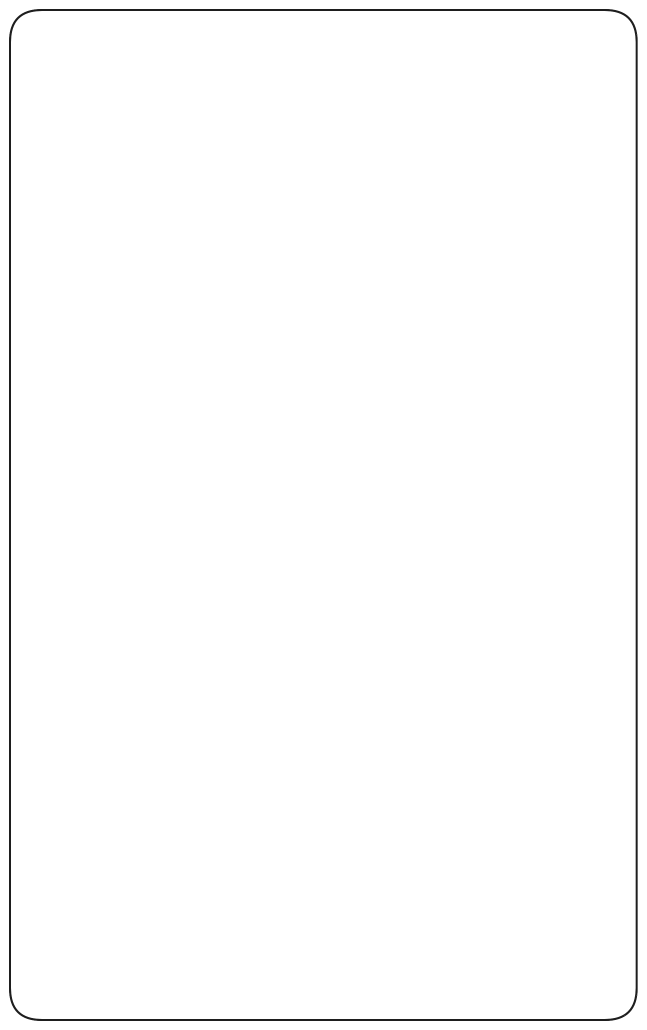
#> input picture Figure 1/plotdata/bg.png, 1939 x 3090 px (shown at 1/3 size)
$ python Figure_1.py
#> lines starting #> are read from the running program, lines starting #| are printed output that depends on the picture
#!/usr/bin/env python3
# -*- coding: utf-8 -*-
"""
Created on Tue Jul  8 12:58:11 2025

@author: robert
"""


import numpy as np

import matplotlib.pyplot as plt

import matplotlib.pylab as pylab
# import make_figure_data as mfd
# import matplotlib.image as img
import matplotlib as mpl
import matplotlib.image as img

savefig=0

params = {'legend.fontsize': 30,
          'figure.figsize': (12, 9),
          'axes.labelsize': 'x-large',
          'axes.titlesize': 20,
          'xtick.labelsize':20,
          'ytick.labelsize':20,
          'legend.title_fontsize':15}
pylab.rcParams.update(params)
mpl.rc('text', usetex = True)
mpl.rc('text.latex', preamble=r'\usepackage{amsmath}')


plt.figure()

ax8=plt.axes([0.62,-0.065,0.55,1.034])
motifnone=img.imread('bg.png')
#> motifnone is the input picture: shape (3090, 1939, 4) float32; mean R, G, B, A 0.991, 0.991, 0.991, 1
plt.imshow(motifnone)
plt.axis('off')
# [6 lines of commented-out code are left out]

ax1=plt.axes([0.03,0.55,0.62,0.5])
motifnone=img.imread('lower_glycolysis.png')
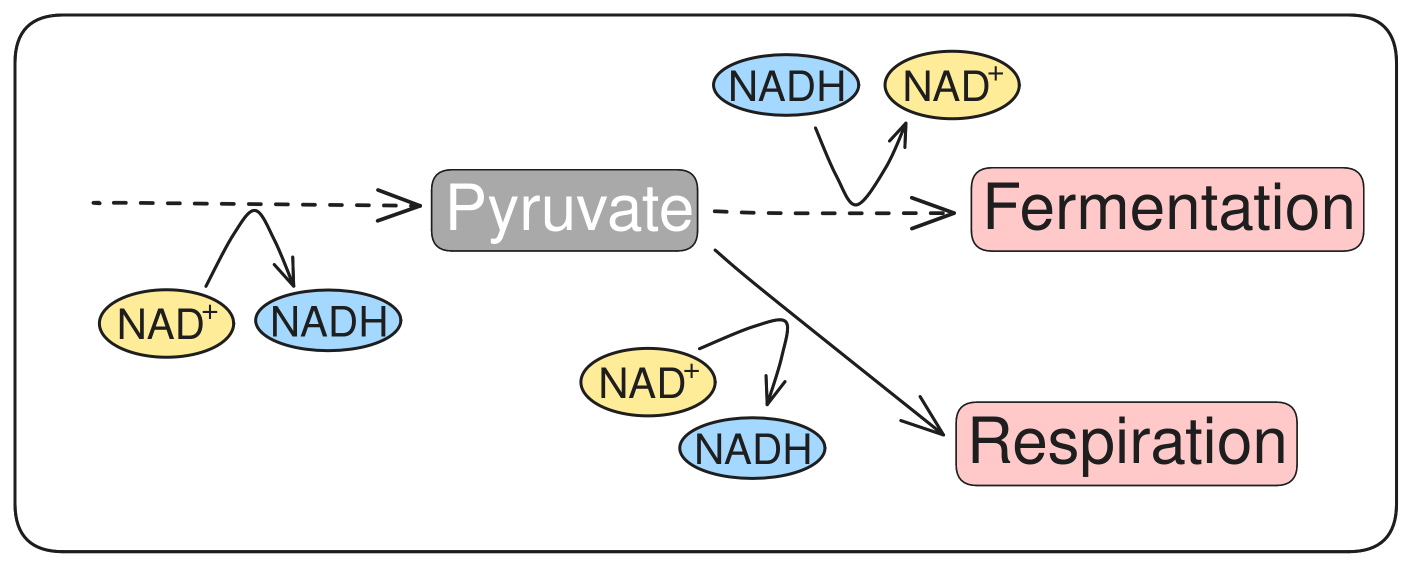
#> input picture Figure 1/plotdata/lower_glycolysis.png, 2823 x 1142 px (shown at 1/2 size)
#> motifnone is the input picture: shape (1142, 2823, 4) float32; mean R, G, B, A 0.937, 0.924, 0.921, 1
plt.imshow(motifnone)
plt.axis('off')

ax3=plt.axes([0.03,0.2,0.62,0.5])
plt.axis('off')
motifbranch=img.imread('upper_glycolysis.png')
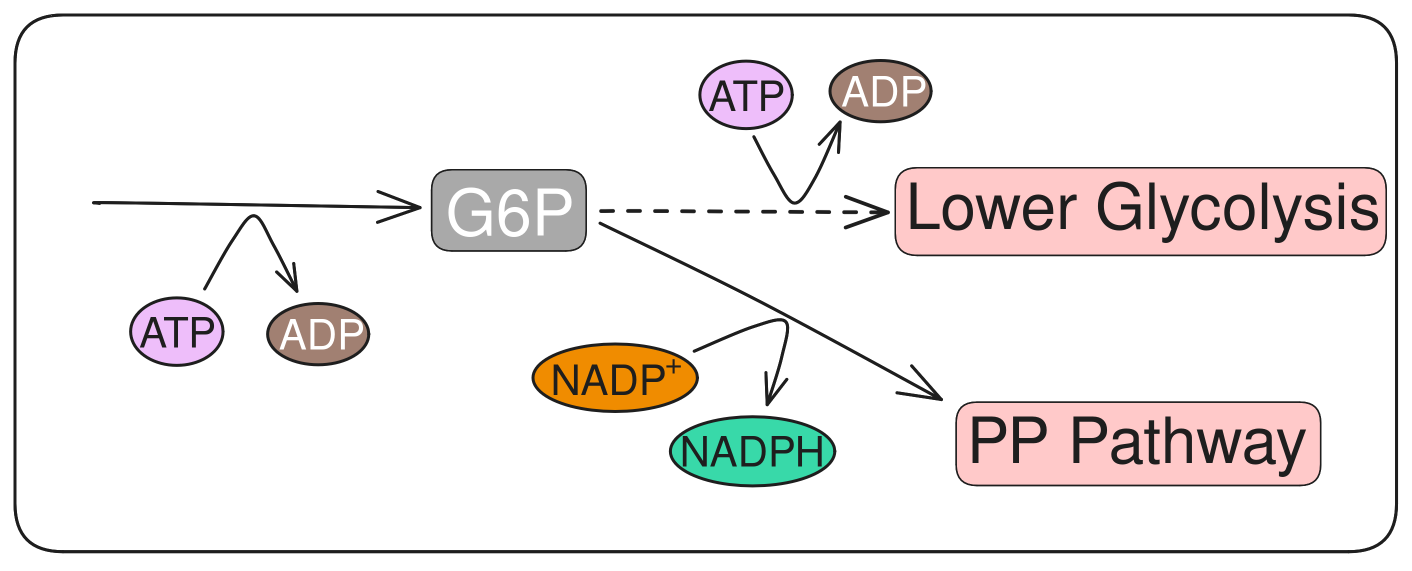
#> input picture Figure 1/plotdata/upper_glycolysis.png, 2823 x 1142 px (shown at 1/2 size)
#> motifbranch is the input picture: shape (1142, 2823, 4) float32; mean R, G, B, A 0.937, 0.917, 0.914, 1
plt.imshow(motifbranch)

ax3=plt.axes([0.03,-0.15,0.62,0.5])
plt.axis('off')
motifbranch=img.imread('ammonia_assimilation.png')
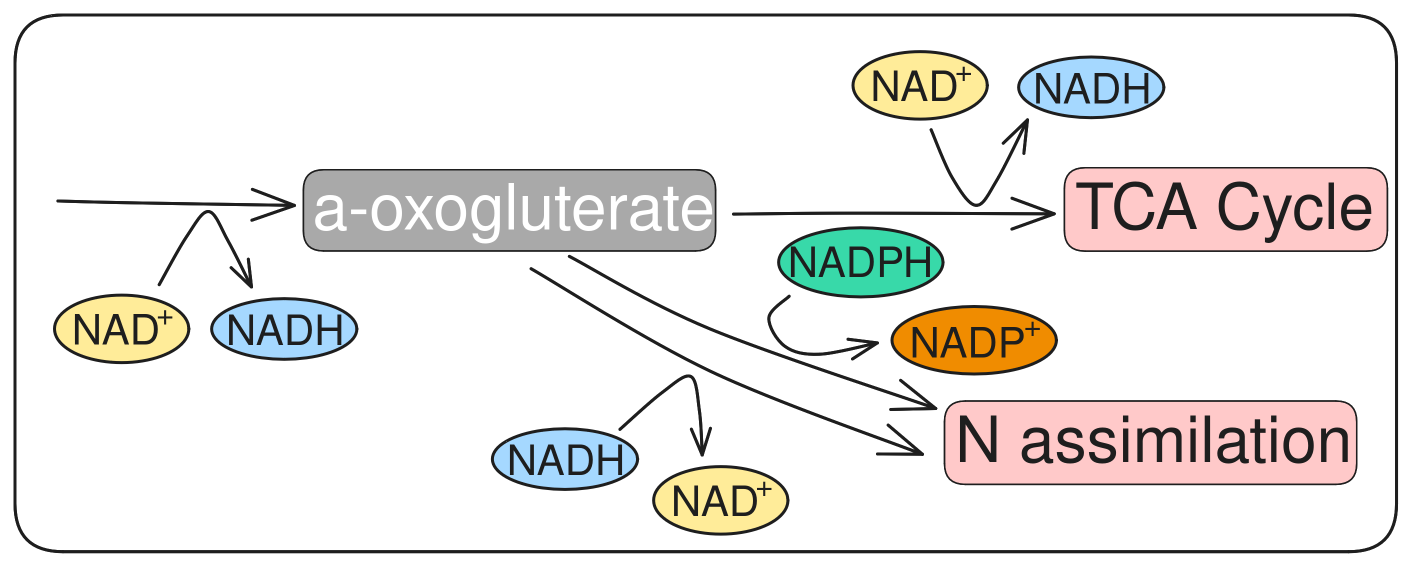
#> input picture Figure 1/plotdata/ammonia_assimilation.png, 2823 x 1142 px (shown at 1/2 size)
#> motifbranch is the input picture: shape (1142, 2823, 4) float32; mean R, G, B, A 0.917, 0.905, 0.895, 1
plt.imshow(motifbranch)

# [15 lines of commented-out code are left out]

def fmt(x):
    return '{:.0f}'.format(total*x/100)

def total(x):
    return np.sum(x)

ax4=plt.axes([0.62,0.62,0.3,0.3])
xlabs_cosub_y= ('NAD(H)','ATP','NADP(H)','Multiple')
# sizes_cyto=
sizes_cosub=np.array([10,83,16,29])
p, tx, autotexts=ax4.pie(sizes_cosub, autopct="",radius=0.7,
        colors=['deepskyblue', 'thistle', 'mediumseagreen','darkkhaki'],startangle=90,
        textprops={'size': 20})
for i, a in enumerate(autotexts):
    a.set_text("{}".format(sizes_cosub[i]))
    a.set_fontsize(20)
# ax4.text(-0.8,1.1,'Yeast Cytosol Branch Points',fontsize=30)
ax4.legend(p, xlabs_cosub_y,
          title='\\underline{Co-substrate Usage}',
          loc=(0.12,-0.5), fontsize=15)
#0.35
ax6=plt.axes([0.77,0.25,0.5,0.5])
xlabs_metabs_y=('Non-Branch','Branch with CR','Branch~Without CR')
# xlabs_metabs_y=('Non-Branch','Branch with \n Co-substrate Utilising \n Reactions (CR)','Branch~Without\n Co-substrate Usage')
sizes_metabs_y=np.array([612,138,130])
p, tx, autotexts=ax6.pie(sizes_metabs_y, autopct="",radius=0.7,
        colors=['lightgrey','salmon','wheat'],startangle=230,explode=(0,0.1,0),
        textprops={'size': 20})
for i, a in enumerate(autotexts):
    a.set_text("{}".format(sizes_metabs_y[i]))
    a.set_fontsize(20)

#-1.25,0.8
ax6.annotate("", xytext=(-0.7, 0.45), xy=(-1.3, 1.05),
            arrowprops=dict(arrowstyle="-|>, head_width=0.5, head_length=1",
                            color='k'),annotation_clip=False)
ax6.legend(p, xlabs_metabs_y,
          loc=(0.15,0.9), fontsize=15)
# ax6.legend(p, xlabs_metabs_y,
#           loc=(0.2,-0.105), fontsize=15)
ax6.text(-0.6,0.8,'$\\rm \\it{S.~cerevisiae}$',fontsize=25)
# ax6.legend(p, xlabs_metabs_y,
#           loc=(0.3,0.8), fontsize=15)


ax5=plt.axes([0.62,0.15,0.3,0.3])
xlabs_cosub_e= ['NADH','ATP','NADPH','Multiple']
sizes_cosub_e=np.array([21,101,14,42])
p, tx, autotexts=ax5.pie(sizes_cosub_e, autopct='%1.1f%%',radius=0.7,
        colors=['deepskyblue', 'thistle', 'mediumseagreen','darkkhaki'],startangle=90,
        textprops={'size': 20})
for i, a in enumerate(autotexts):
    a.set_text("{}".format(sizes_cosub_e[i]))
    a.set_fontsize(20)
# ax5.text(-0.8,1.1,'E. coli Cytosol Branch Points',fontsize=30)

ax7=plt.axes([0.77,-0.15, 0.5,0.5])
xlabs_metabs_e=('Non-Branch','Co-substrate Utilising \n Reactions (CR)','Without co-substrate')
sizes_metabs_e=np.array([767,178,128])
p, tx, autotexts=ax7.pie(sizes_metabs_e, autopct="",radius=0.7,
        colors=['lightgrey','salmon','wheat'],startangle=220,explode=(0,0.1,0),
        textprops={'size': 20})
for i, a in enumerate(autotexts):
    a.set_text("{}".format(sizes_metabs_e[i]))
    a.set_fontsize(20)
# ax7.annotate("", xytext=(-0.7, 0.45), xy=(-1.2, 0.75),
#             arrowprops=dict(arrowstyle="-|>, head_width=0.5, head_length=1",
#                             color='k'))

ax7.annotate("", xytext=(-0.7, 0.45), xy=(-1.23, 0.8),
            arrowprops=dict(arrowstyle="-|>, head_width=0.5, head_length=1",
                            color='k'))

plt.axis('off')
ax7.text(-0.3,0.8,'$\\rm \\it{E. coli}$',fontsize=25)

# [73 lines of commented-out code are left out]
ax4.text(-8,1.2,'${\\rm A}$: ${\\rm Lower~Glycolysis}$',fontsize=28)
ax4.text(-8,-1.7,'${\\rm B}$: ${\\rm Upper~Glycolysis}$',fontsize=28)
ax4.text(-8,-4.6,'${\\rm C}$: ${\\rm Ammonia~Assimilation}$',fontsize=28)

ax4.text(-1,1.2,'${\\rm D}$: ${\\rm Cytosol~Branch~Points}$',fontsize=28)
# ax4.text(-1.3,-3.8,'$\\rm E$',fontsize=40)


if savefig==1:
    plt.savefig('Figure_1.png',bbox_inches=mpl.transforms.Bbox([[0.39, -0.55], [13.63, 8.68]]),format='png')
    plt.savefig('Figure_1.eps',bbox_inches=mpl.transforms.Bbox([[0.39, -0.55], [13.63, 8.68]]),format='eps')
    plt.savefig('Figure_1.svg',bbox_inches=mpl.transforms.Bbox([[0.39, -0.55], [13.63, 8.68]]),format='svg')
    plt.savefig('Figure_1.pdf',bbox_inches=mpl.transforms.Bbox([[0.39, -0.55], [13.63, 8.68]]),format='pdf')

plt.show()
